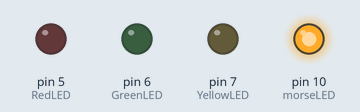
Recording of a sketch running on a simulated Arduino Uno, built with avr-gcc and run on an emulated ATmega328P. Shown: output pins drawn as LEDs (lit = HIGH).

Above: at 1.7 s.
At 5.6 s:
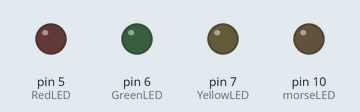
At 6.7 s:
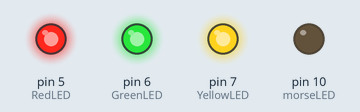
At 7.62 s:
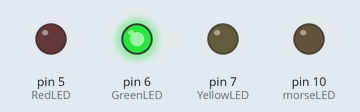
At 8.12 s:
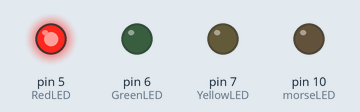
At 9.37 s:
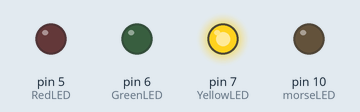
Timing chart, 0 to 13.7 s (numbered marks = the images above):
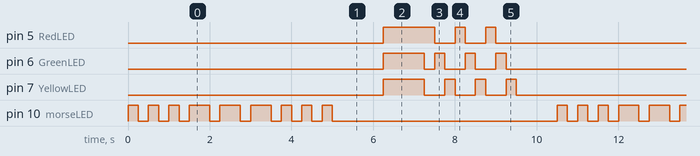

The sketch:

Simple_LEDs.ino
```cpp
const int morseLED = 10;
const int RedLED = 5;
const int GreenLED = 6;
const int YellowLED = 7;
const int letterPause = 250;
const int wordPause = 750;
const int shortPulse = 250;
const int longPulse = 500;
void setup() {
  // put your setup code here, to run once:
  Serial.begin(9600);
  pinMode(morseLED, OUTPUT);
  pinMode(RedLED, OUTPUT);
  pinMode(GreenLED, OUTPUT);
  pinMode(YellowLED, OUTPUT);

}

void loop() {
  // put your main code here, to run repeatedly:
morse();
delay(1000);
tripleLED();
delay(1000);
}
void morse() {
    for (int x=1; x<4; x+=1) {
      for (int y=0; y<3; y+=1) {
            if (x%2==1){
                digitalWrite(morseLED, HIGH);   // turn the LED on (HIGH is the voltage level)
                delay(shortPulse);                       // wait for a second
                digitalWrite(morseLED, LOW);    // turn the LED off by making the voltage LOW
                delay(letterPause);
            } else {
                digitalWrite(morseLED, HIGH);   // turn the LED on (HIGH is the voltage level)
                delay(longPulse);                       // wait for a second
                digitalWrite(morseLED, LOW);    // turn the LED off by making the voltage LOW
                delay(letterPause);
            }
        }
      }
}
void RGB_color(int red_light_value, int green_light_value, int yellow_light_value)
 {
  analogWrite(RedLED, red_light_value);
  analogWrite(GreenLED, green_light_value);
  analogWrite(YellowLED, yellow_light_value);
}
void tripleLED() {
   RGB_color(0, 0, 0); // turn all the LEDs off
   RGB_color(255, 255, 255); // turn all the LEDs on
   delay(longPulse);                       // wait for a second
   RGB_color(0, 0, 0); // turn all the LEDs off
   RGB_color(255, 255, 255); // turn all the LEDs on
   delay(longPulse);                       // wait for a second
   RGB_color(0, 0, 0); // turn all the LEDs off
   for (int x=1; x<4; x+=1) {
      for (int y=0; y<3; y+=1) {
        RGB_color(0, 0, 0); // turn all the LEDs off
       switch(y){
        case (0):{
          RGB_color(255, 0, 0); // turn all the Red LED on
          delay(shortPulse);
          RGB_color(0, 0, 0); // turn all the LEDs off
          break;
        }
        case 1:{
          RGB_color(0, 255, 0); // turn all the Green LED on
          delay(shortPulse);
          RGB_color(0, 0, 0); // turn all the LEDs off
          break;
        }
        default:{
          RGB_color(0, 0, 255); // turn all the Yellow LED on
          delay(shortPulse);
          RGB_color(0, 0, 0); // turn all the LEDs off
          break;
        }

      }}

      }
}
```

Measured:
- by itself, pin 5 (RedLED): repeats every 10.5 s: 2 × (LOW 0.50 s, HIGH 0.25 s), LOW 7.8 s, HIGH 1.3 s
- by itself, pin 6 (GreenLED): repeats every 10.5 s: LOW 0.25 s, 2 × (HIGH 0.25 s, LOW 0.50 s), HIGH 0.25 s, LOW 7.5 s, HIGH 1.0 s
- by itself, pin 7 (YellowLED): repeats every 10.5 s: 3 × (LOW 0.50 s, HIGH 0.25 s), LOW 7.3 s, HIGH 1.0 s
- by itself, pin 10 (morseLED): repeats every 10.5 s: 2 × (LOW 0.25 s, HIGH 0.25 s), 3 × (LOW 0.25 s, HIGH 0.50 s), 3 × (LOW 0.25 s, HIGH 0.25 s), LOW 5.5 s, HIGH 0.25 s
